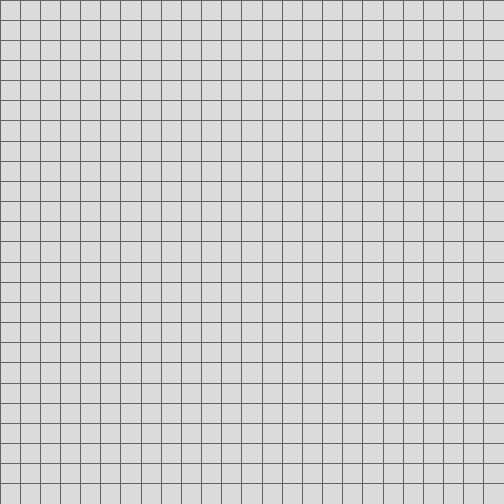
Frame 1 (no input)
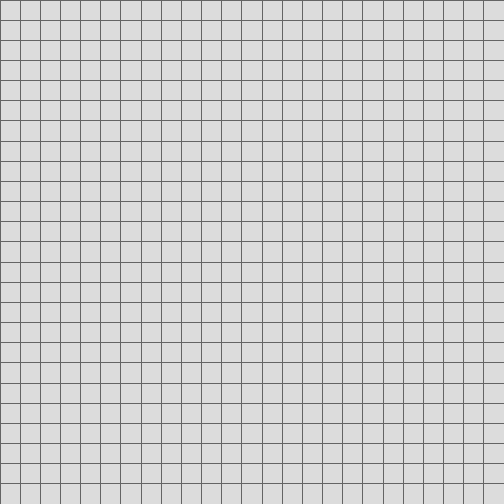
Frame 60 (the mouse pressed at the canvas centre just before this capture)
Frame 120 (the mouse held since frame 60 and released just before this capture): identical to frame 60, image omitted

The Processing sketch that drew these frames (run headless with seeded random() and noise(); from frame 60 on, the mouse is pressed at the canvas centre):

// Processing sketch: Rooms
// ── Rooms.pde
int cinterval = 36;
int max_x, max_y;
int levelX = 125;
int levelY = 125;
int minX, minY;
int roomcount = 5;
Room[] rooms;
//Room sala_a = new Room(cinterval, max_x, max_y);
//Room sala_b = new Room(cinterval, max_x, max_y);


void setup(){
  size(504,504);
//  max_x = width / cinterval;
//  max_y = height / cinterval;
  background (220,220,220);
  minX = levelX;
  minY = levelY;

//  drawBackGrid(0); 
}

void draw(){

// sala_a.drawRoom();
 drawBackGrid(0);
// sala_a.drawDoors();
}

void mouseClicked(){
  background (220, 220, 220);
  drawBackGrid(0);
  rooms = new Room[roomcount];
  for(int i = 0; i < roomcount; i++){
    rooms[i] = new Room(cinterval, max_x, max_y);
    rooms[i].drawRoom();
  }
  
//  Room sala_a = new Room(cinterval, max_x, max_y);
//  Room sala_b = new Room(cinterval, max_x, max_y);
//  sala_a.drawRoom();
//  sala_b.drawRoom();
  drawBackGrid(0);
  for(int i = 0; i < roomcount; i++){
   rooms[i].drawDoors();
  }
//  sala_a.drawDoors();
//  sala_b.drawDoors();
}  

void drawBackGrid(int gridBegin) {
  stroke(100);
  strokeWeight(1);
  for( int i = 0; i < levelX;  i=i+5){
   float x1 =  map(i, 0, minX, 0, width); 
   line(x1, 0, x1, height);  
  }
    for(int i=0;i<levelY;i=i+5){
    float y1 = map(i, 0, minY,0,height);
    line(0,y1,width,y1);
  }
//  while( gridBegin < width) {
//    line(gridBegin, 0, gridBegin, height);
//    line(0, gridBegin, width, gridBegin);
//    gridBegin += cinterval;
//  }
}




// ── Room.pde
class Room {
 int xpos, ypos, xdim, ydim, blockdim, perimeter, doorwidth, doorthick, doorOffset;
 Wall[] walls;
 
 Room (int blocksize, int max_x, int max_y) {
  scaleRoom( blocksize);
  xpos = get_pos(0,max_x); //xpos = 3;
  ypos = get_pos(0,max_y); // ypos = 8;
  xdim = get_pos(1,max_x - xpos); // xdim = 7;
  ydim = get_pos(1,max_y - ypos); //ydim = 4;
  perimeter = xdim * 2 + ydim * 2;
  walls = new Wall[perimeter];
  determineWalls( );
 }
 
 void determineWalls(){
  for(int i = 0; i < xdim; i++) {  // build North Wall
    walls[i] = new Wall('N', i, 0);
  } 
  for(int i = xdim; i < ydim+xdim; i++) { // build East Wall
    walls[i] = new Wall('E', xdim, i - xdim);
  }
  for(int i = xdim+ydim; i < ydim+xdim+xdim; i++) { //build South Wall
    walls[i] = new Wall('S', i - (xdim + ydim), ydim);
  }
  for(int i = xdim+ydim+xdim; i < (xdim * 2) + (ydim * 2); i++) { // build West wall
    walls[i] = new Wall('W', 0 , i - (xdim + ydim + xdim)); 
  }
//  for(int i = 0; i < perimeter; i++) {
//    println( walls[i].dir, ", ", walls[i].xpos, ", ", walls[i].ypos, ", ", walls[i].hasDoor);
//  }   
 }
 int get_pos( int min, int max){
   int pos = int(random(min, max));
   return pos;
}
 void drawRoom( ) {
   strokeWeight(3);
   rect(xpos * blockdim, ypos * blockdim, xdim * blockdim, ydim * blockdim);
 }
 void drawDoors( ) {
  strokeWeight(2);
  for(int i = 0; i < perimeter; i++){
    if (walls[i].hasDoor == 'X'){
      if(walls[i].dir == 'N' || walls[i].dir == 'S'){
       int doorx = (xpos * blockdim) + (walls[i].xpos * blockdim) + doorOffset;
       int doory = (ypos * blockdim) + (walls[i].ypos * blockdim) - 3;
       rect(doorx, doory, doorwidth, doorthick);   
      } else {
        int doorx = (xpos * blockdim) + (walls[i].xpos * blockdim) - 3;
        int doory = (ypos * blockdim) + (walls[i].ypos * blockdim) + doorOffset;
        rect(doorx, doory, doorthick, doorwidth);
      } 
    }
  } 
 }  
 void scaleRoom(int bs) {
   blockdim = bs;
   doorwidth = (bs / 3) * 2;
   doorthick = 5;
   doorOffset = bs / 6;
 }
}

// ── Wall.pde
 class Wall {
   char dir;
   char hasDoor;
   int xpos;
   int ypos;
   
   Wall (char direction, int x, int y){
    dir = direction;
    xpos = x;
    ypos = y;
    hasDoor = this.checkForDoor( );
   }
   char checkForDoor() {
     float r = random(1);
     if (r > .9){
       return 'X';
     } else {
       return ' ';
     }
   }
 }
 
